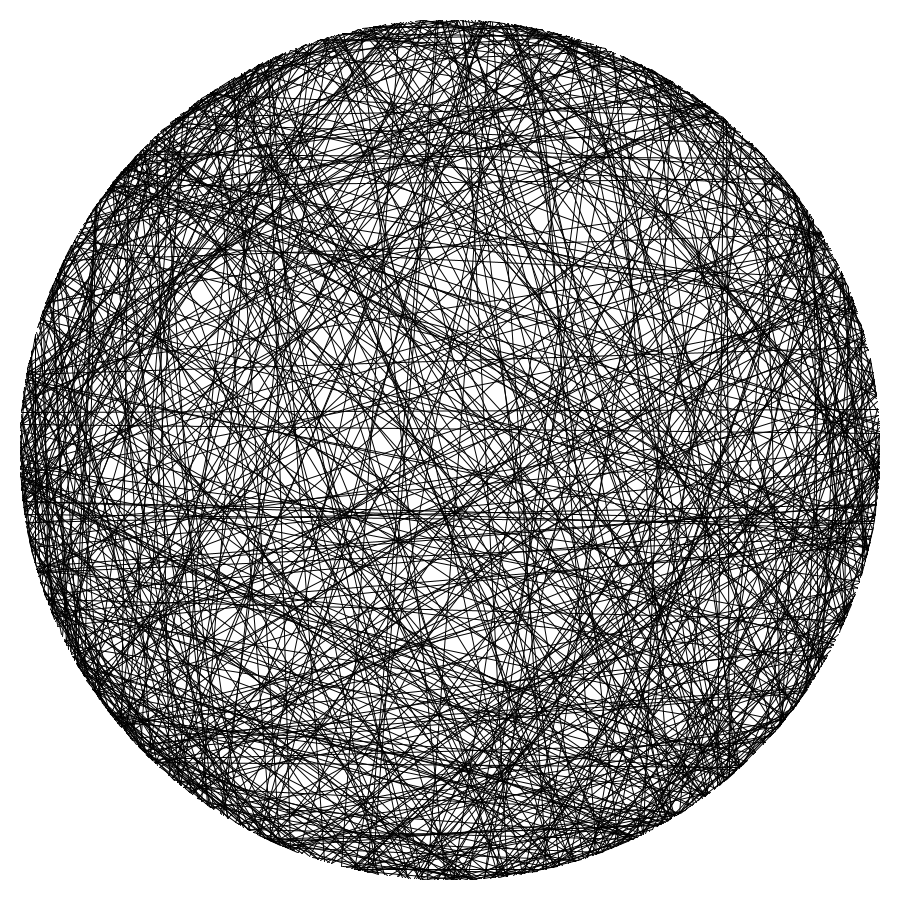
Frame 1 (no input)
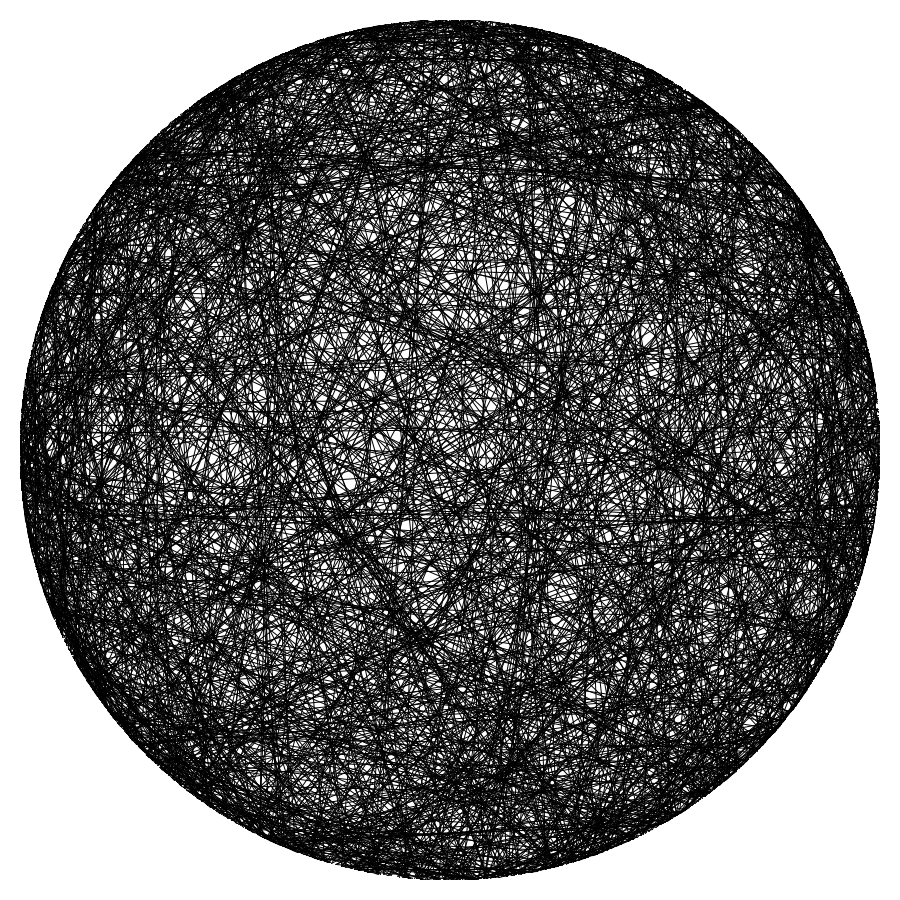
Frame 2 (the mouse pressed at the canvas centre, redrawn once)

The Processing sketch that drew these frames (run headless with seeded random() and noise(); the mouse was pressed at the canvas centre and the sketch redrawn once):

// Processing sketch: EsferaLineas
// ── EsferaLineas.pde
int num = 800; // amount of lines to be drawn
void setup() {
  size(900, 900);
  background(255);
  strokeWeight(1);
  noLoop();
}
void draw() {
  float radius = width/2-20; // set radius of circle
  translate(width/2, height/2); // move the origin to the center
  for (int i = 0; i < num; i++) {
    float angle1 = random(0, TWO_PI); // set random number between 0 and 360
    float x1 = sin(angle1) * radius; // first point on circle
    float y1 = cos(angle1) * radius;
    float angle2 = random(0, TWO_PI);
    float x2 = sin(angle2) * radius; // second point on circle
    float y2 = cos(angle2) * radius;
    line(x1, y1, x2, y2); // line between first and second point
  }
}
